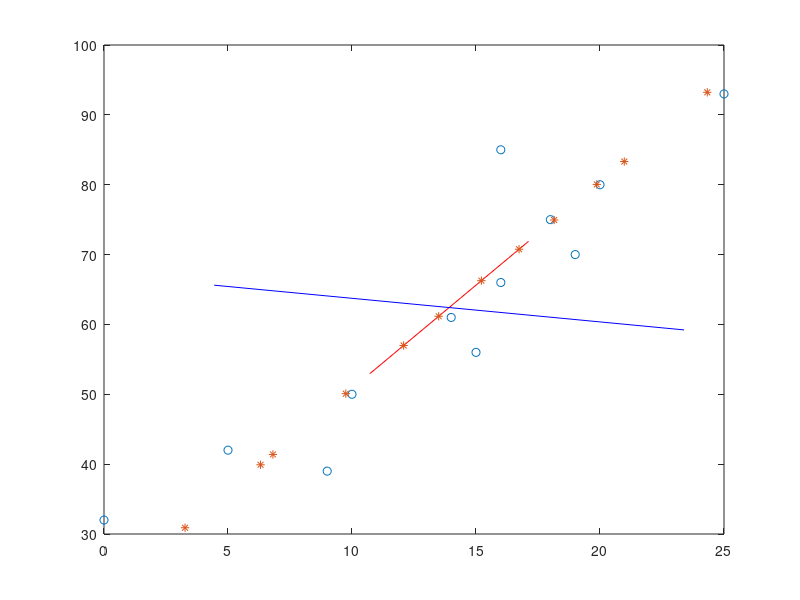

Write MATLAB code to recreate this figure.
% Script that demonstrates work of PCA principle component analysis

%% Load data
test_data_2 = [2 3;3 4;4 5;5 6;5 7;2 1;3 2;4 2;4 3;6 4;7 6];

test_data = [9 39; 15 56; 25 93; 14 61; 10 50; 18 75; 0 32; 16 85; 5 42; 19 70; 16 66; 20 80];

%% Plot test data
plot(test_data(:,1), test_data(:, 2), 'o');

%% Compute covariance matrix
% With the help of matlab you can compute the same with cov(test_data_2, 1)
% 1 is to make matlab divide the matrix by n and not by n-1

% Mean or expected value for each variable(in this case for each column)
mean_array = mean(test_data);

% Subtract from each variable its expected value. So that now expected
% values for each variable is 0.
normalized = bsxfun(@minus, test_data, mean_array);

% Compute variance matrix
covariance_matrix = (normalized' * normalized) ./ size(test_data, 1);

%% Find eigenvectors and eigenvalues of covariance matrix

[eigen_vectors, eigen_values] = eig(covariance_matrix);

% Sort eigenvalues in descending order, so that it will be easier to omit
% vectors with small eigen values
[eigen_values_descend, eigen_values_descend_index] = sort(diag( eigen_values ), 'descend');

% Sort eigenvectors in the same way
eigen_vectors = eigen_vectors(:, eigen_values_descend_index);

%% Dislplay eigen vectors and data

scale = 10;

% Plot first eigen vector
line([mean_array(1) - scale*eigen_vectors(1, 1), mean_array(1) + scale*eigen_vectors(1, 1)], ...
     [mean_array(2) - scale*eigen_vectors(2, 1), mean_array(2) + scale*eigen_vectors(2, 1)], 'Color', 'r');
 
% Plot second one
line([mean_array(1) - scale*eigen_vectors(1, 2), mean_array(1) + scale*eigen_vectors(1, 2)], ...
     [mean_array(2) - scale*eigen_vectors(2, 2), mean_array(2) + scale*eigen_vectors(2, 2)], 'Color', 'b');

%% Get coordinates of points in the new system

% Create projecting matrix that consists of eigevectors that are placed in
% rows of this matrix
projecting_matrix = eigen_vectors';

% We are using normalized because to get to new coordinate system you also
% need to do translation i.e change system to new origin that is located in
% mean value of data
projected_data = projecting_matrix * normalized';

%% Show projection of point on one eigen vector

projections_on_first_eigen_vector = projected_data(1, :);

% Translate these coordinates in usual coordinates, so that to be able to
% show them properly
% New origin coordinates + eigen vector * coordinates in that system or
% projection on this eigenvector
data_to_display = bsxfun(@plus, mean_array', eigen_vectors(:, 1) * projections_on_first_eigen_vector);

hold on
plot(data_to_display(1, :), data_to_display(2, :), '*');